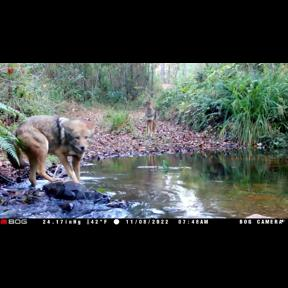
#> input picture backend/debug_frame.jpg, 288 x 288 px
$ python -i preprocess.py   (imports and definitions only)
#> lines starting #> are read from the running program, lines starting #| are printed output that depends on the picture
import base64
from PIL import Image
import numpy as np
from io import BytesIO


def preprocess_image(image_data):
    # Remove data URL prefix if present
    if "," in image_data:
        image_data = image_data.split(",")[1]

    image_bytes = base64.b64decode(image_data)
    image = Image.open(BytesIO(image_bytes))

    if image.mode != 'RGB':
        image = image.convert('RGB')

    image = image.crop((0, 0, image.width, int(image.height * 0.94)))

    scale = 320 / min(image.width, image.height)
    resized = (
        max(1, round(image.width * scale)),
        max(1, round(image.height * scale)),
    )
    image = image.resize(resized, Image.Resampling.BILINEAR)

    left = (image.width - 288) // 2
    top = (image.height - 288) // 2
    image = image.crop((left, top, left + 288, top + 288))

    pil_debug = image.copy()

    # Normalize pixel values to [0, 1]
    image_array = np.array(image, dtype=np.float32) / 255.0

    # Statistic Normalization (crucial for ONNX model)
    mean = np.array([0.485, 0.456, 0.406], dtype=np.float32)
    std = np.array([0.229, 0.224, 0.225], dtype=np.float32)
    image_array = (image_array - mean) / std

    image_array = image_array.transpose((2, 0, 1))
    image_array = np.expand_dims(image_array, axis=0)

    return image_array, pil_debug

>>> import cv2
>>> picture = cv2.imread('debug_frame.jpg', cv2.IMREAD_GRAYSCALE)
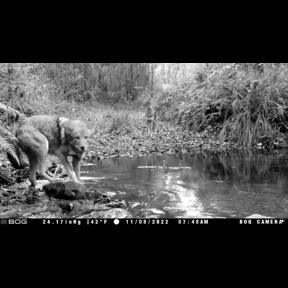
#> picture: shape (288, 288); min 0, max 255, mean 66
#> (the run stopped early here; a loop or call above may not have finished)
